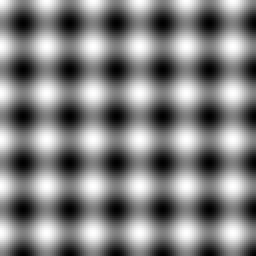
%> input picture lab12/im1.png, 128 x 128 px (shown 2 times larger)
$ octave Zad1.m   (GNU Octave 9; MATLAB toolbox functions it lacks are replaced by stand-ins)
%> lines starting %> are read from the running program, lines starting %| are printed output that depends on the picture; in (x1, y1, x2, y2) boxes, pixels count from 0 and x2, y2 are one past the last pixel; in counts of white or black regions, pixels touching at a corner belong together; the program's own positions count from 1; pictures that were not available may be replaced by others from this repository, and a replacement may not be noted
### lab12/myTriangleMask.m
function [H] = myTriangleMask(M, N, K)
    H = zeros(M, N);
    for i = 1 : K
        if i > M
            continue;
        end
        for j = 1 : K - i + 1
            if j > M
                continue;
            end
            H(i, j) = 1;
        end
    end
end

### lab12/Zad1.m
clc;
clear all;
close all;

%% 1.
img = imread('im1.png');        % wczytaj obraz
%> img is the input picture: size 128x128 uint8; min 0, max 255, mean 127.5
img_dct2 = dct2(img);           % wyznacz dct2
img_idct2 = idct2(img_dct2);    % wyznacz idct2 na dct2 (powrót do stanu z początku)

% Petla szukajaca wspolczynnikow znaczacych
for i = 1:length(img_dct2)
    for j = 1:length(img_dct2)
        if(img_dct2(i,j)>10)
            fprintf('Wspolczynnik znaczacy: %d %d', i, j);
            fprintf('\n');
        end
    end
end
%> this loop made 128 passes
%| Wspolczynnik znaczacy: 1 1
%| Wspolczynnik znaczacy: 1 12
%| Wspolczynnik znaczacy: 12 1

% zerowanie "polowy" wspol. zn.
img_0dct2 = img_dct2;
% img_0dct2(1,1)  = 0;
img_0dct2(1,12) = 0;
%> img_0dct2: size 128x128 double; min -2.65, max 16320.4, mean 1.3
% img_0dct2(12,1) = 0;

% IDCT2 na DCT2 z wyzerowaną połową wspol. zn.
img_0idct2 = idct2(img_0dct2);

% wyswietl obraz oryginalny
figure;
subplot(2,3,1);
imagesc(img);
set(gca,'DataAspectRatio',[1 1 1]);
title('Obraz oryginalny');

subplot(2,3,4);
imagesc(img);
set(gca,'DataAspectRatio',[1 1 1]);
title('Obraz oryginalny');

% wyswietl obraz po DCT2
subplot(2,3,2);
imagesc(img_dct2);
set(gca,'DataAspectRatio',[1 1 1]);
title('Po DCT2');

% wyswietl obraz po IDCT2 bez zerowania wspol. zn.
subplot(2,3,3);
imagesc(img_idct2);
set(gca,'DataAspectRatio',[1 1 1]);
title('Po IDCT2 bez zerowania wspol. zn.');

% wyswietl obraz po DCT2 z wyzerowaną połową wspol. zn.
subplot(2,3,5);
imagesc(img_0dct2);
set(gca,'DataAspectRatio',[1 1 1]);
title('DCT2 Po wyzerowaniu wspol. zn.');

% wyswietl obraz po IDCT2 na DCT2 z wyzerowaną połową wspol. zn.
subplot(2,3,6);
imagesc(img_0idct2);
set(gca,'DataAspectRatio',[1 1 1]);
title('IDCT2 Po wyzerowaniu wspol. zn.');
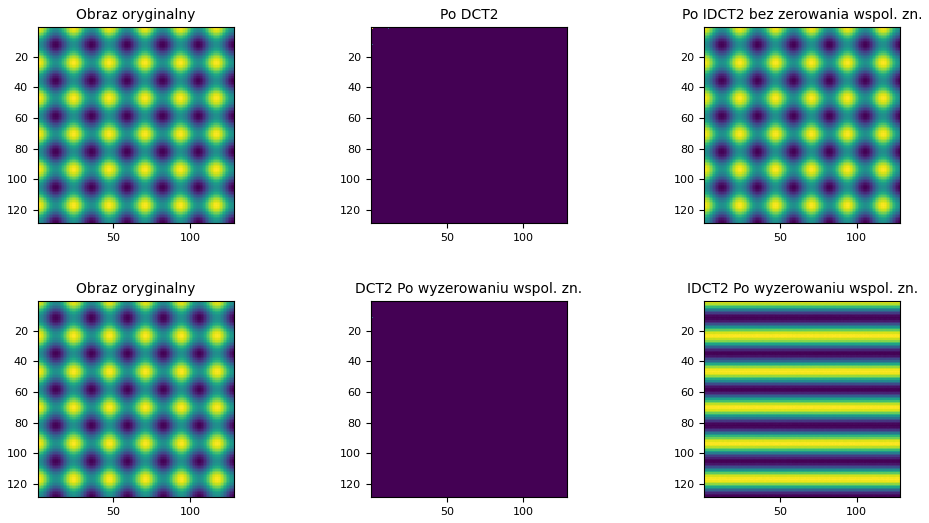
%> figure redrawn from the program's plot data, 6 panels

%% 2.
[img2, cmap] = imread("cameraman.tif");     % wczytaj obraz
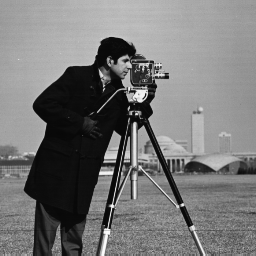
%> input picture lab12/cameraman.png, 256 x 256 px, given in place of cameraman.tif, which was not available
%> img2 is the input picture: size 256x256 uint8; min 7, max 253, mean 118.7
%> cmap = []
img2_dct2_a = dct2(img2);                   % wyznacz dct2
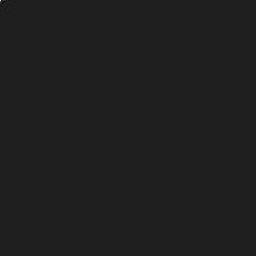
%> img2_dct2_a: size 256x256 double; min -4225.8, max 30393.5, mean 0.6; drawn with min black and max white
img2_dct2_b = dct2(img2);

% plot
figure;
subplot(2,5,1);
imshow(img2);
title('Obraz oryginalny');

subplot(2,5,6);
imshow(img2);
title('Obraz oryginalny');

subplot(2,5,2);
imshow(img2_dct2_a);
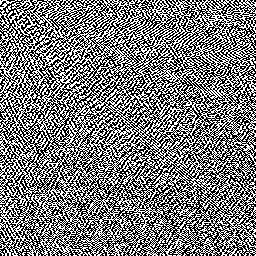
%> displayed picture: size 256x256, on the screen's scale of 0 to 255; min 0, max 255, mean 122.3
title("DCT obrazu a");

subplot(2,5,7);
imshow(img2_dct2_b);
title("DCT obrazu b");

%% Podpunkt A

% Filtr LP/HP
high = false;
[M, N, K] = size(img2);
%> M = 256; N = 256; K = 1

% wartosci maski filtra LP w dziedzinie 2D-DCT
K = 128;
H = myTriangleMask(M, N, K);
%> after the loop in myTriangleMask, `for i = 1 : K`:
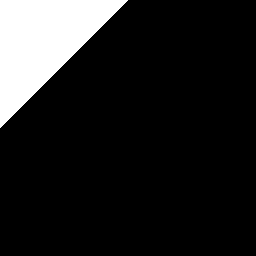
%> H: size 256x256 double; values 0 (black) and 1 (white), 12.6% white; 1 white region, box (x1, y1, x2, y2) and area: (0, 0, 128, 128) 8256

% wartosci maski filtra HP w dziedzinie 2D-DCT
if high
    H = ones(M,N) - H;
end

subplot(2,5,3);
imshow(H);
t = "Maska filtra ";
if high
    t = t + "High Pass";
else
    t = t + "Low Pass";
end
title(t);

% filtracja (% iloczyn widma DCT i maski) - wyzerowanie czestotliwosci
img2_dct2_a = img2_dct2_a.*H;

% plot
subplot(2,5,4);
imshow(img2_dct2_a);
title("Wyzerowanie czestotliwosci - filtracja");

% idct
img2_rek_a = idct2(img2_dct2_a);

% plot
subplot(2,5,5);
imshow(img2_rek_a, cmap);
title("Obraz rekonstruowany a");

%% Podpunkt B

threshold = 100;
img2_dct2_b(abs(img2_dct2_b) < threshold) = 0;

% plot
subplot(2,5,9);
imshow(img2_dct2_b);
title("Threshold 200");

% idct
img2_rek_b = idct2(img2_dct2_b);
img2_rek_b = rescale(img2_rek_b);

% plot
subplot(2,5,10);
imshow(img2_rek_b);
title("Obraz rekonstruowany b");

%% 3
% generacja obrazów bazowych
IM1 = zeros(128, 128);
IM1(2, 10) = 1;
im1 = idct2(IM1);

IM2 = zeros(128, 128);
IM2(7, 28) = 1;
im2 = idct2(IM2);

IM3 = zeros(128, 128);
IM3(70, 120) = 1;
im3 = idct2(IM3);

IM4 = zeros(128, 128);
IM4(111, 20) = 1;
im4 = idct2(IM4);

figure;
subplot(2,4,1);
imshow(IM1);
title("IM1");
subplot(2,4,2);
imshow(rescale(im1));
title("im1");

subplot(2,4,3);
imshow(IM2);
title("IM2");
subplot(2,4,4);
imshow(rescale(im2));
title("im2");

subplot(2,4,5);
imshow(IM3);
title("IM3");
subplot(2,4,6);
imshow(rescale(im3));
title("im3");

subplot(2,4,7);
imshow(IM4);
title("IM4");
subplot(2,4,8);
imshow(rescale(im4));
title("im4");
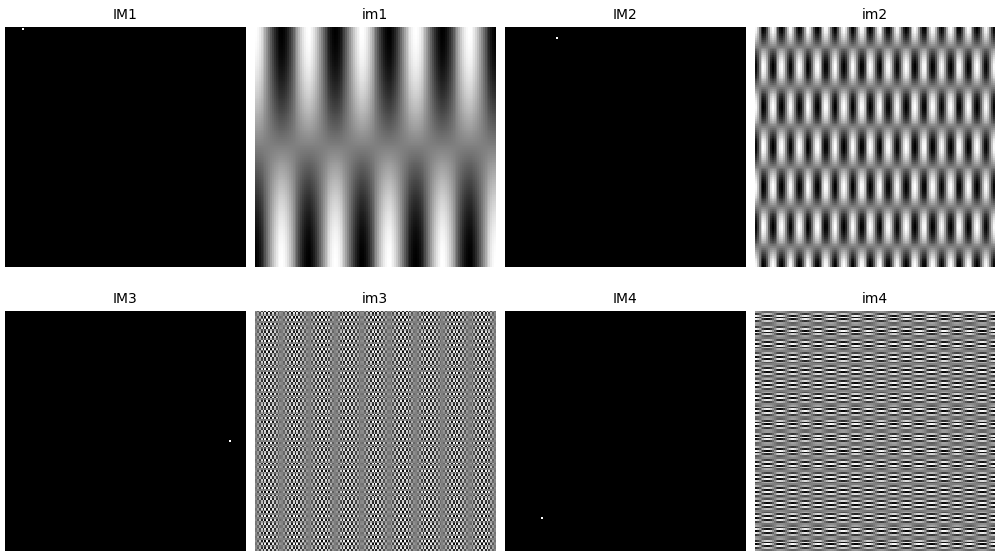
%> figure redrawn from the program's plot data, 8 panels

% generujemy nowy obrazek 128x128
% suma obrazów bazowych
im = im1 + im2 + im3 + im4;

% wyznacz dct2
IM = dct2(im);

figure;
subplot(1,4,1);
imshow(rescale(im));
title("Obraz sumaryczny");

% analiza obrazu sumarycznego
subplot(1,4,2);
imshow(IM); title('DCT2 obrazu sumarycznego');

% szukamy wspolrzednych 3-5 pikselow aby je potem moc wyzerowac
for i = 1:length(IM)
    for j = 1:length(IM)
        if(abs(IM(i,j))>0.99)
            fprintf('Zapalony piksel w: %d %d', i, j);
            fprintf('\n');
        end
    end
end

% zostawiamy tylko jeden zapalony wspolczynnik
% wyłaczanie pikseli
IM(2, 10) = 0;          % IM 1
IM(7, 28) = 0;          % IM 2
% IM(70, 120) = 0;      % IM 3
IM(111, 20) = 0;        % IM 4

im = idct2(IM);
subplot(1,4,3);
imshow(rescale(im));
title('DCT2 obrazu sum. - wyzerowane wsp.');

im = im - im3;
subplot(1,4,4);
imagesc(im);
set(gca,'DataAspectRatio',[1 1 1]);
colorbar;
title('Roznica im wyzerowanego i jego niewyzerowanej skladowej');
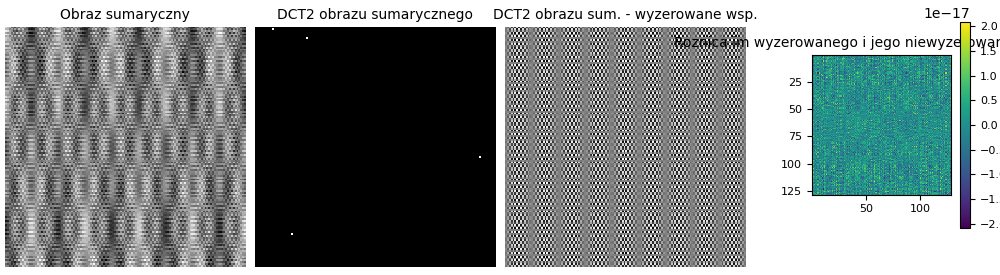
%> figure redrawn from the program's plot data, 4 panels

%% 4.
%> (the run ends here)
